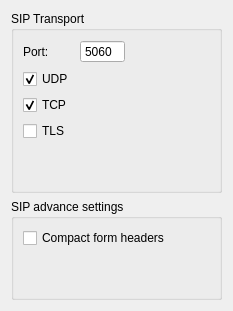
       <widget class="QWidget" name="pageTransport">
        <layout class="QGridLayout" name="gridLayout_9">
         <item row="0" column="0">
          <widget class="QGroupBox" name="groupBox">
           <property name="title">
            <string>SIP Transport</string>
           </property>
           <layout class="QGridLayout" name="gridLayout_7">
            <item row="0" column="0">
             <layout class="QGridLayout" name="gridLayout_6">
              <item row="0" column="0">
               <widget class="QLabel" name="label_2">
                <property name="text">
                 <string>Port:</string>
                </property>
               </widget>
              </item>
              <item row="1" column="0">
               <widget class="QCheckBox" name="chkbUDP">
                <property name="text">
                 <string>UDP</string>
                </property>
                <property name="checked">
                 <bool>true</bool>
                </property>
               </widget>
              </item>
              <item row="2" column="0">
               <widget class="QCheckBox" name="chkbTCP">
                <property name="text">
                 <string>TCP</string>
                </property>
                <property name="checked">
                 <bool>true</bool>
                </property>
               </widget>
              </item>
              <item row="3" column="0">
               <widget class="QCheckBox" name="chkbTLS">
                <property name="text">
                 <string>TLS</string>
                </property>
               </widget>
              </item>
              <item row="0" column="1">
               <widget class="QSpinBox" name="sbPort">
                <property name="buttonSymbols">
                 <enum>QAbstractSpinBox::NoButtons</enum>
                </property>
                <property name="minimum">
                 <number>1024</number>
                </property>
                <property name="maximum">
                 <number>65535</number>
                </property>
                <property name="value">
                 <number>5060</number>
                </property>
               </widget>
              </item>
             </layout>
            </item>
            <item row="0" column="1">
             <spacer name="horizontalSpacer_4">
              <property name="orientation">
               <enum>Qt::Horizontal</enum>
              </property>
              <property name="sizeHint" stdset="0">
               <size>
                <width>40</width>
                <height>20</height>
               </size>
              </property>
             </spacer>
            </item>
            <item row="1" column="0">
             <spacer name="verticalSpacer_2">
              <property name="orientation">
               <enum>Qt::Vertical</enum>
              </property>
              <property name="sizeHint" stdset="0">
               <size>
                <width>20</width>
                <height>40</height>
               </size>
              </property>
             </spacer>
            </item>
           </layout>
          </widget>
         </item>
         <item row="1" column="0">
          <widget class="QGroupBox" name="groupBox_6">
           <property name="title">
            <string>SIP advance settings</string>
           </property>
           <layout class="QGridLayout" name="gridLayout_21">
            <item row="0" column="0">
             <widget class="QCheckBox" name="chkbCompForm">
              <property name="text">
               <string>Compact form headers</string>
              </property>
             </widget>
            </item>
            <item row="0" column="1">
             <spacer name="horizontalSpacer_15">
              <property name="orientation">
               <enum>Qt::Horizontal</enum>
              </property>
              <property name="sizeHint" stdset="0">
               <size>
                <width>40</width>
                <height>20</height>
               </size>
              </property>
             </spacer>
            </item>
            <item row="1" column="0">
             <spacer name="verticalSpacer_6">
              <property name="orientation">
               <enum>Qt::Vertical</enum>
              </property>
              <property name="sizeHint" stdset="0">
               <size>
                <width>20</width>
                <height>40</height>
               </size>
              </property>
             </spacer>
            </item>
           </layout>
          </widget>
         </item>
        </layout>
       </widget>
